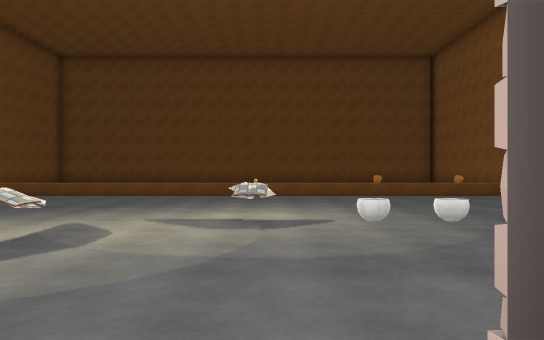
view 1 (above)

24 first-person views from a walk through a scene from a Unity 3-D project. The camera is 1.5 m above the floor, looks level and sees 70° across. The floor is counted in squares, 2 m on a side. Each view is taken from the middle of a square. On the plan, view 1 faces up. The plan holds only what a view shows up to about 12 squares ahead; the rest is blank. The place goes on beyond the plan. The player character is not drawn. Some animated figures are not drawn. Some surface patterns are stand-ins.

view 2
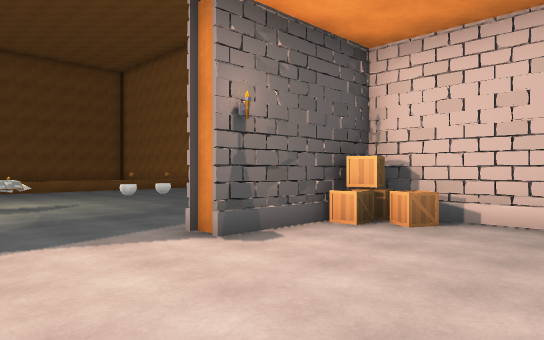

view 3
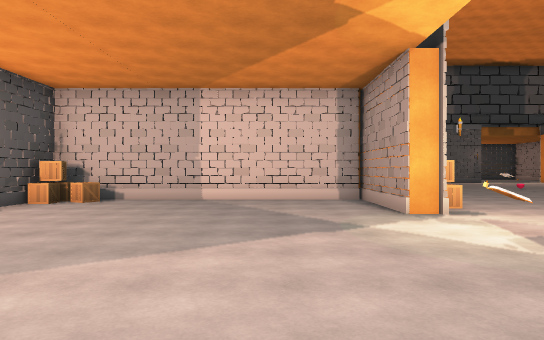

view 4
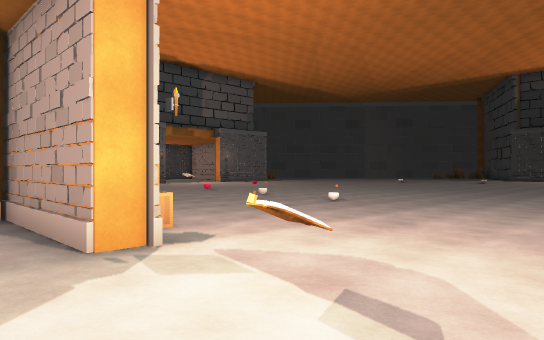

view 5
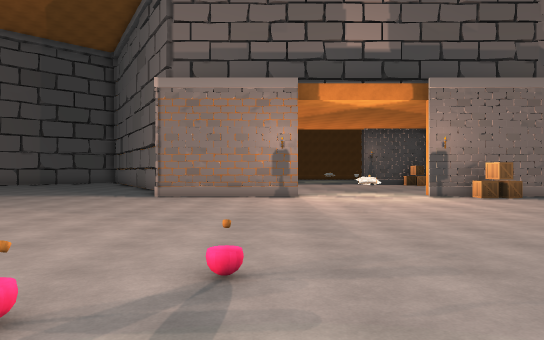

view 6
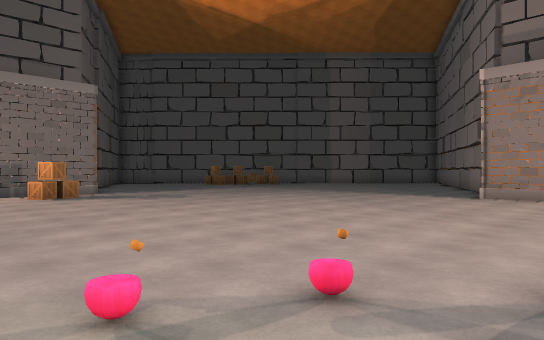

view 7
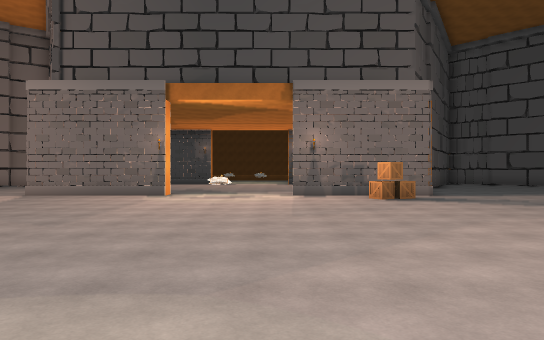

view 8
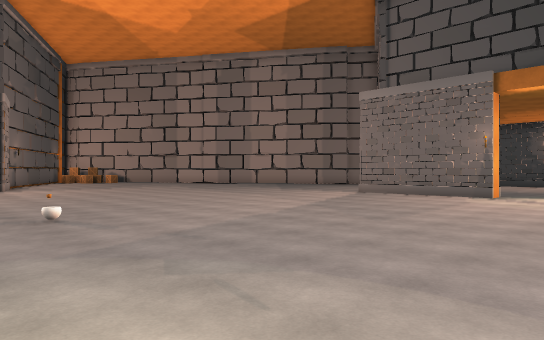

view 9
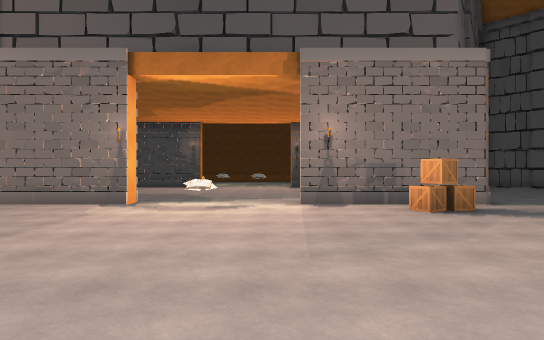

view 10
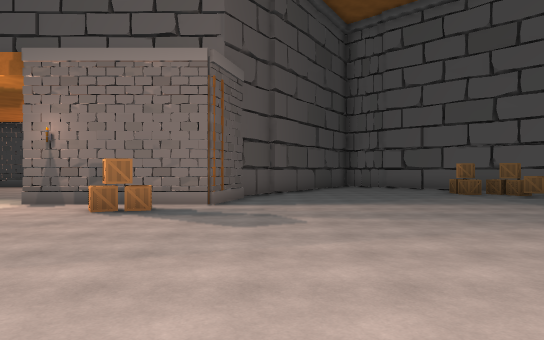

view 11
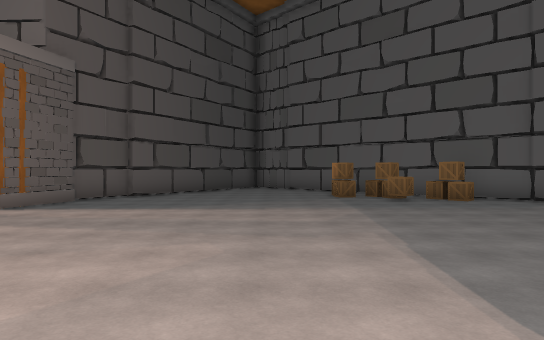

view 12
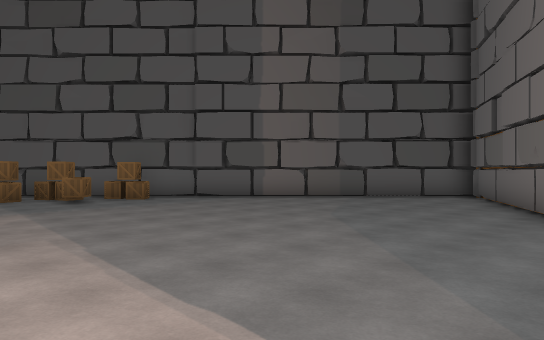

view 13
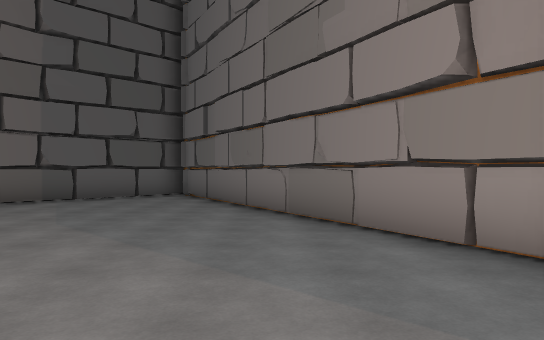

view 14
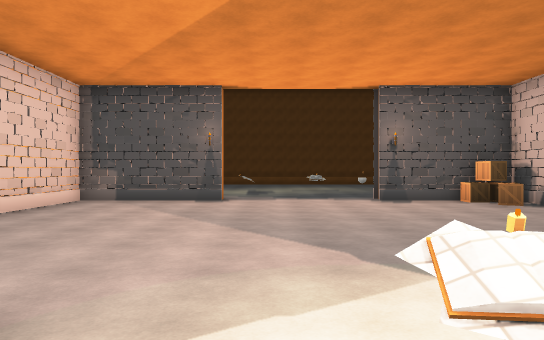

view 15
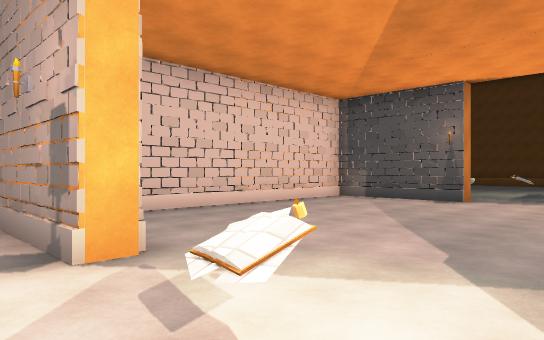

view 16
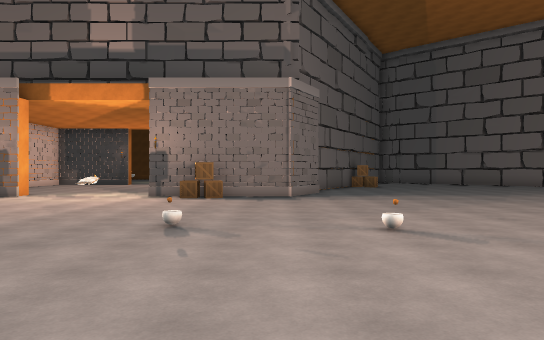

view 17
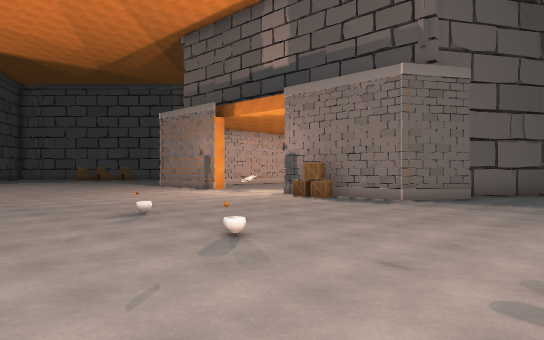

view 18
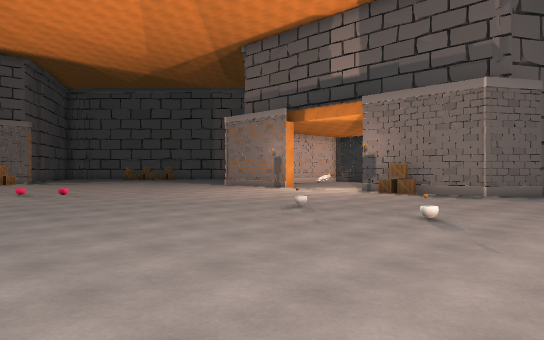

view 19
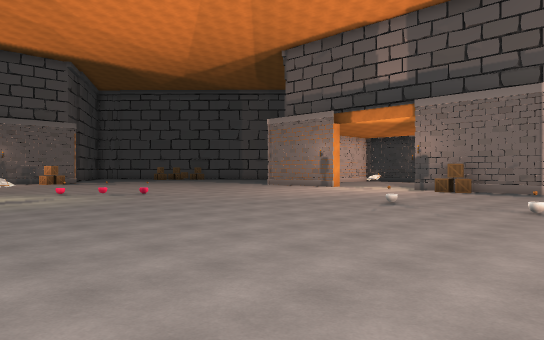

view 20
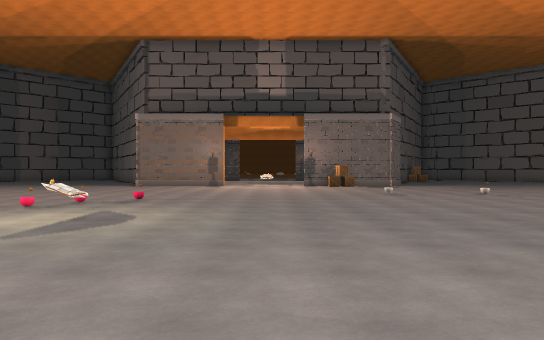

view 21
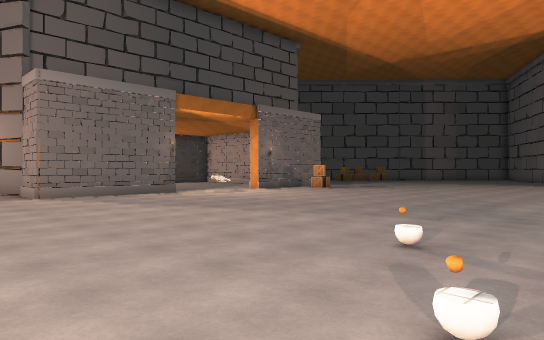

view 22
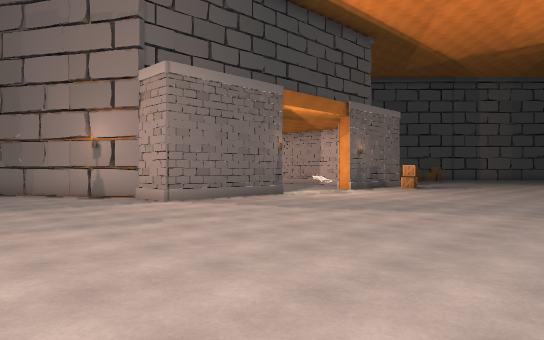

view 23
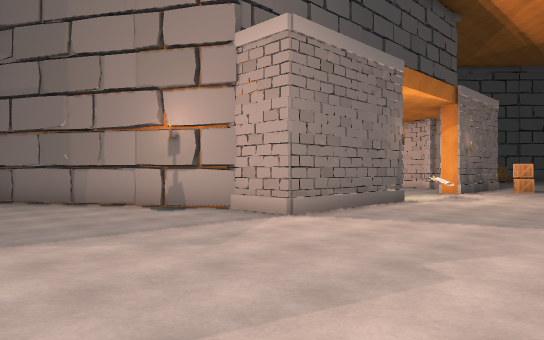

view 24
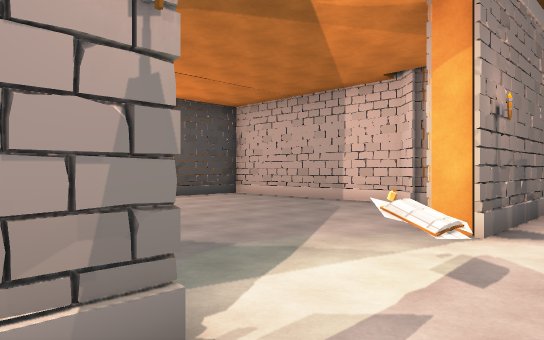

### Floor plan
Points are (right, up) in squares from view 1. A wall is a line through its corners. A room is listed if a view was taken in it or the views show most of it. See-through windows are left out.
Room 1 (views 1, 2, 3, 4, 5, 6, 7, 8, 9, 10, 11, 12, 13, 14, 15, 16, 17, 18, 19, 20, 21, 22, 23, 24)
walls: (-3.3, -7.3) (-3.3, -7.9) (-7.4, -7.9); (-7.8, -5.9) (-12.5, 2.3); (-17.2, -14.1) (-16.4, -14.1) (-16.4, -18.3) (-17.1, -18.3); (1.6, -7.9) (0.6, -7.9) (0.6, -7.3) (1.5, -7.3); (-17.1, -22.1) (-16.4, -22.1) (-16.4, -26.2) (-17.8, -26.2) (-22.6, -29); (-18.6, -15.3) (-19.1, -14.8) (-22.5, -14.8); (-18.4, -13.8) (-16.4, -14.3); (3.9, -7.2) (3.9, -0.5); (-21.1, -12.4) (-18.5, -13.9); (5.6, -6.2) (4.6, -7.9) (3.4, -7.9); (-4.5, 0.5) (-6.7, 0.5) (-6.7, -5.8); (6.6, -3.3) (5.2, -5.7); (3.9, 0.5) (0.6, 0.5); (-12.7, 2.8) (-22.2, -6.7)
ways out: opening at (-2, 0.2)
objects: box (-20, -7); box (-20, -6); box (-19, -6); box (-19, -5); box (-19, -4); box (-18, -6); box (-18, -4); other object (-16, -20); box (-15, -16); other object (-7, -25); other object (-6, -27); other object (-6, -18); other object (-5, -17); books (-4, -20); other object (-4, -16); other object (-1, -8); box (2, -8); other object (3, -14); box (3, -8); box (3, 0); other object (6, -14)

Positions as (right, up) in squares from view 1, and headings:
1: (0, 0), facing up
2: (-2, -3), facing up-right
3: (-6, -5), facing right
4: (-3, -6), facing down-right
5: (-4, -19), facing up
6: (-4, -19), facing up-left
7: (-5, -19), facing left
8: (-5, -19), facing down-left
9: (-8, -19), facing left
10: (-8, -13), facing left
11: (-9, -9), facing left
12: (-9, -9), facing up-left
13: (-10, -9), facing up
14: (-2, -9), facing up
15: (0, -9), facing up-left
16: (4, -19), facing up
17: (9, -17), facing up-left
18: (8, -20), facing up-left
19: (7, -22), facing up-left
20: (-1, -26), facing up
21: (-5, -29), facing up-left
22: (-8, -31), facing up-left
23: (-12, -31), facing up-left
24: (-15, -23), facing up-left
